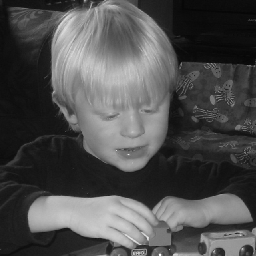
#> input picture sample_Images/engineer.tif, 256 x 256 px
$ python 4_4_Look_Up_Table.py
#> lines starting #> are read from the running program, lines starting #| are printed output that depends on the picture
from skimage import io
import matplotlib.pyplot as plt
import numpy as np


plt.figure(figsize=(10, 6))

plt.subplot(2, 5, (1, 2))
img = io.imread('sample_Images/engineer.tif')
#> img is the input picture: shape (256, 256); min 6, max 252, mean 78.5
plt.title('original')
io.imshow(img)

plt.subplot(2, 5, (3, 5))
plt.hist(img.flatten(), bins=256, range=(0, 255))


# 룩업 테이블
LUT = np.ubyte(np.arange(256) / 2)


plt.subplot(2, 5, (6, 7))
plt.title('LUT: 0.5')
st = LUT[img]
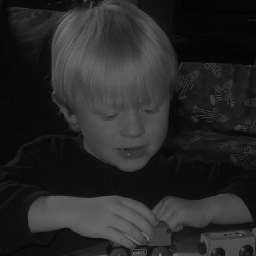
#> st: shape (256, 256); min 3, max 126, mean 39
io.imshow(st)

plt.subplot(2, 5, (8, 10))
plt.hist(st.flatten(), bins=256, range=(0, 256))

plt.tight_layout()
io.show()
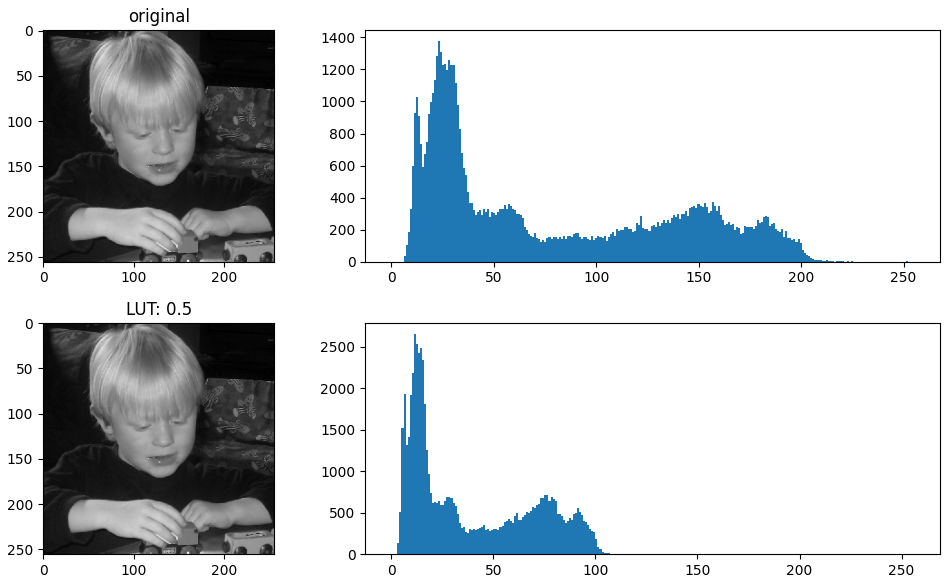
#> figure drawn by matplotlib, 4 panels; panel 2: tallest bar 1375 high, from x = 22.91 to 23.91; panel 4: tallest bar 2658 high, from x = 11 to 12

$ run again, with sample_Images/arch.tif copied over sample_Images/engineer.tif
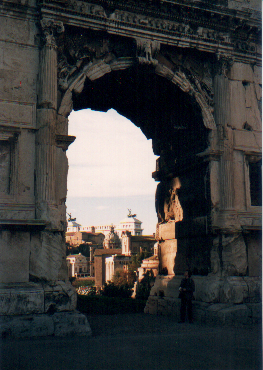
#> input picture sample_Images/arch.tif, 263 x 370 px
#> img is the input picture: shape (370, 263, 3); mean R, G, B 62.6, 62.6, 62.2
#> `st = LUT[img]`:
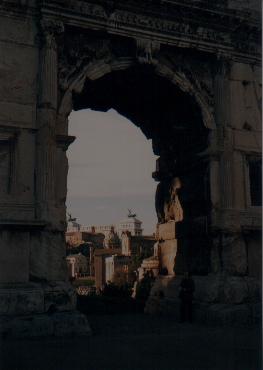
#> st: shape (370, 263, 3); mean R, G, B 31.1, 31.1, 30.9
#> `io.show()`:
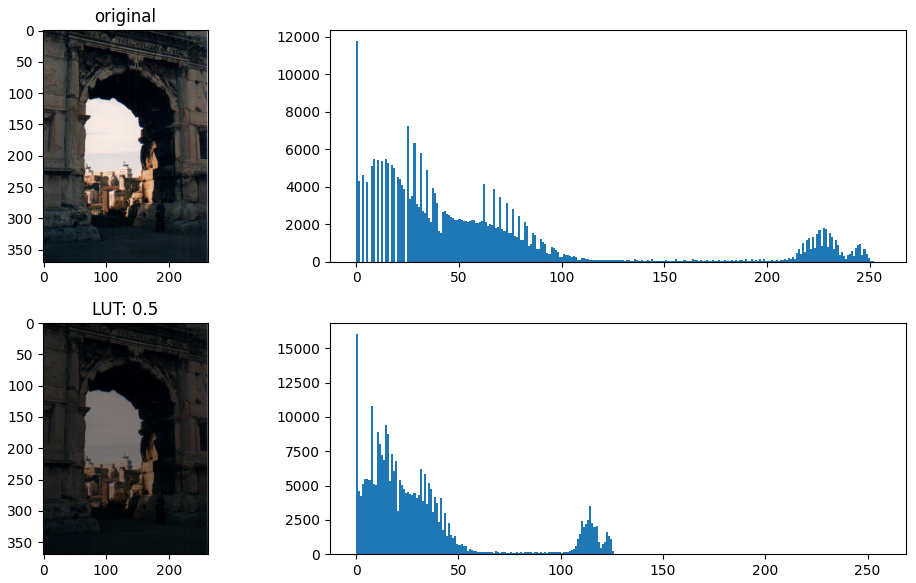
#> figure drawn by matplotlib, 4 panels; panel 2: tallest bar 11758 high, from x = 0 to 0.996; panel 4: tallest bar 16042 high, from x = 0 to 1

$ run again, with sample_Images/bacteria.tif copied over sample_Images/engineer.tif
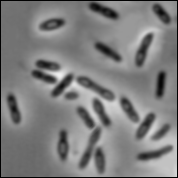
#> input picture sample_Images/bacteria.tif, 178 x 178 px
#> img is the input picture: shape (178, 178); min 0, max 239, mean 125.8
#> `st = LUT[img]`:
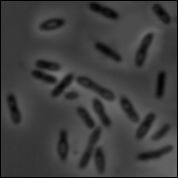
#> st: shape (178, 178); min 0, max 119, mean 62.7
#> `io.show()`:
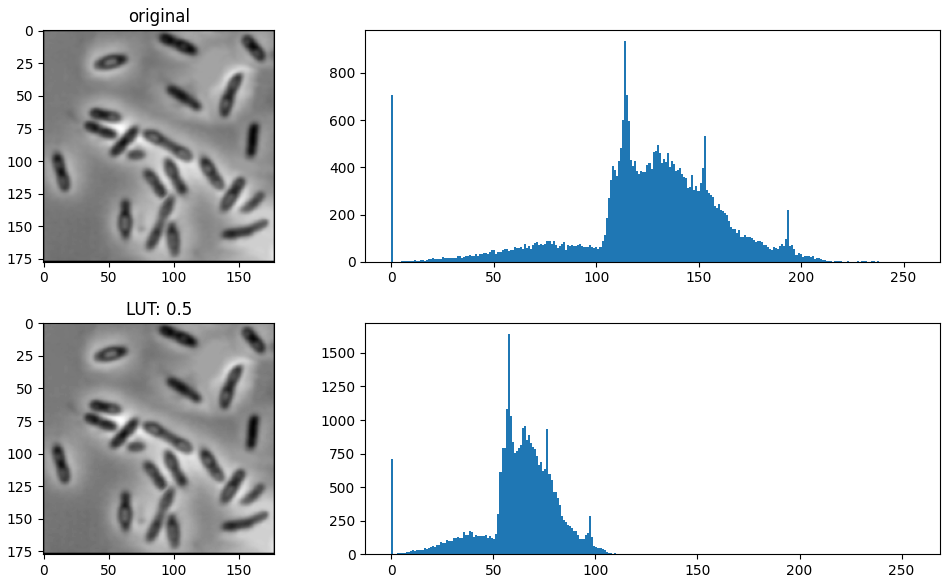
#> figure drawn by matplotlib, 4 panels; panel 2: tallest bar 934 high, from x = 113.6 to 114.6; panel 4: tallest bar 1642 high, from x = 57 to 58

$ run again, with sample_Images/blocks.tif copied over sample_Images/engineer.tif
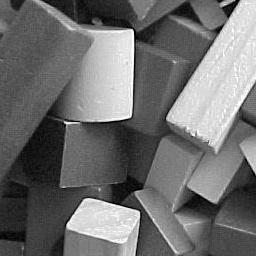
#> input picture sample_Images/blocks.tif, 256 x 256 px
#> img is the input picture: shape (256, 256); min 0, max 255, mean 110.3
#> `st = LUT[img]`:
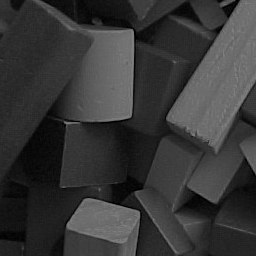
#> st: shape (256, 256); min 0, max 127, mean 54.9
#> `io.show()`:
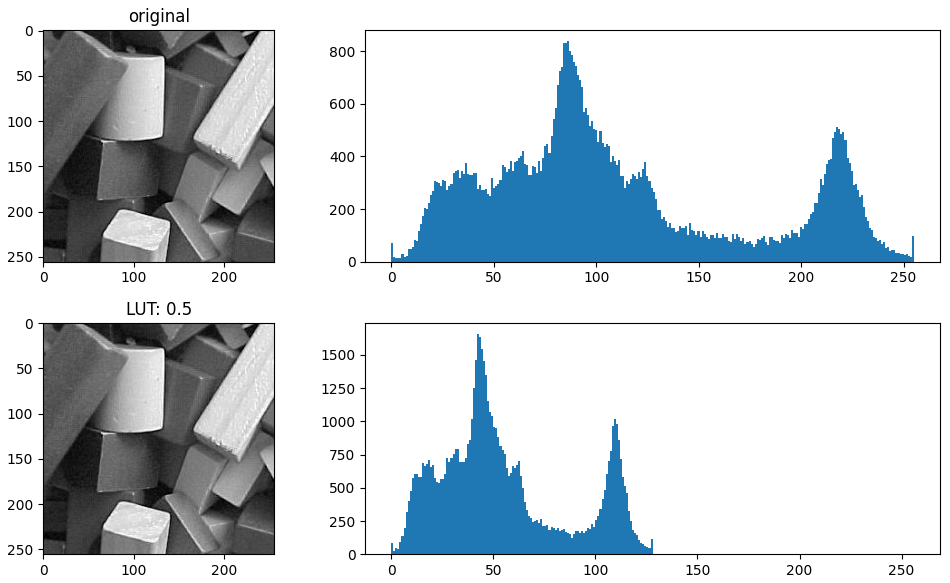
#> figure drawn by matplotlib, 4 panels; panel 2: tallest bar 837 high, from x = 85.66 to 86.66; panel 4: tallest bar 1659 high, from x = 42 to 43
